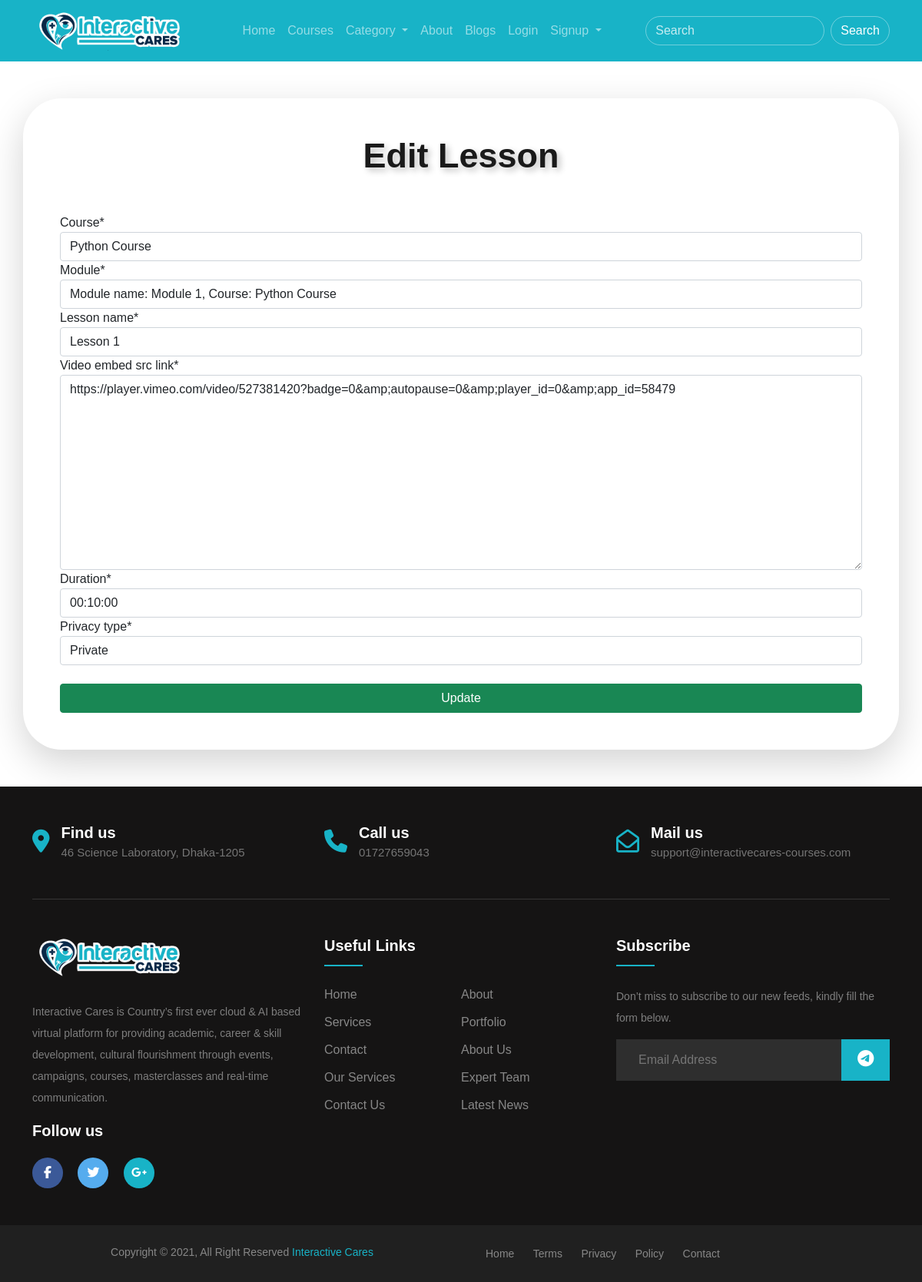
Page /edit_lesson_for_admin/1/ on the committed database.
### course_app/models.py (models this page shows, shortened)
class Module(models.Model):
    course = models.ForeignKey(Course, on_delete=models.CASCADE)
    module_name = models.CharField(max_length=255)
    def __str__(self):
        return f"Module name: {self.module_name}, Course: {self.course.title}"

class Lesson(models.Model):
    course = models.ForeignKey(Course, on_delete=models.CASCADE)
    module = models.ForeignKey(Module, on_delete=models.CASCADE)
    lesson_name = models.CharField(max_length=255)
    video_embed_src_link = models.TextField()
    duration = models.CharField(max_length=255, default="00:00:00")
    privacy_type_choices = (
        ('Private', 'Private'),
        ('Public', 'Public'),
    )
    privacy_type = models.CharField(max_length=255, choices=privacy_type_choices, default="Private")

### course_app/views.py (the view)
# urls.py: path("edit_lesson_for_admin/<pk>/", views.edit_lesson_for_admin, name="edit_lesson_for_admin"),
def edit_lesson_for_admin(request, pk):
    current_lesson = models.Lesson.objects.get(pk=pk)
    form = forms.CreateLessonFormForAdmin(instance=current_lesson)
    if request.method == "POST":
        form = forms.CreateLessonFormForAdmin(request.POST, instance=current_lesson)
        if form.is_valid():
            form.save()
            return HttpResponseRedirect(reverse("course_app:lesson_details", kwargs={"pk":pk}))
    diction = {
        "title": "Edit Lesson - Interactive Cares",
        "form": form
    }
    return render(request, "course_app/edit_lesson.html", context=diction)

### course_app/forms.py
class CreateLessonFormForAdmin(forms.ModelForm):
    class Meta:
        model = models.Lesson
        fields = "__all__"

### course_app/models.py (called while the page is built)
    def __str__(self):
        return self.title

### templates/course_app/edit_lesson.html (shortened to what this page needs)
{% extends 'base/base.html' %}
{% load crispy_forms_tags %}
{% block body_block %}
<section class="container my-5 shadow-lg p-5 form">
    <form method="POST" enctype="multipart/form-data">
        <h2 class="h-text text-center mb-5">Edit Lesson</h2>
        {{ form|crispy }}
        <div class="d-grid gap-2 mt-4">
            <button class="btn btn-success" type="submit">Update</button>
        </div>
    </form>
</section>
{% endblock %}

### static/base/css/base.css (style rules this page uses)
body { font-family:Verdana, Geneva, Tahoma, sans-serif; }

### static/course_app/css/home.css (style rules this page uses)
.h-text { font-size: 45px; font-weight: 600; color: rgb(26, 26, 26); text-shadow: 4px 4px 8px silver; }
.form { width: 65%px; border-radius: 50px; }

### rows in the picture
Module: course "Python Course"
Lesson: module "Module name: Module 1, Course: Python Course", lesson_name "Lesson 1", video_embed_src_link "https://player.vimeo.com/video/527381420?badge=0&amp;autopause=0&amp;player_id=0&amp;app_id=58479", duration "00:10:00", privacy_type "Private"
